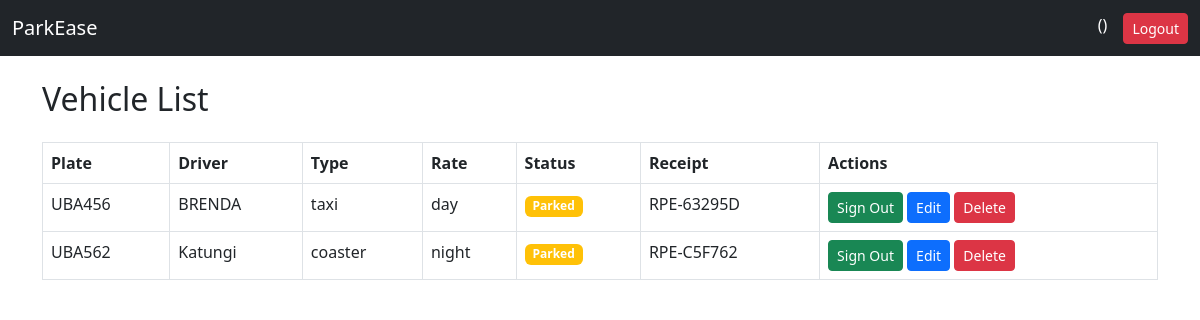
/parking/, run on an earlier commit of the app's database.
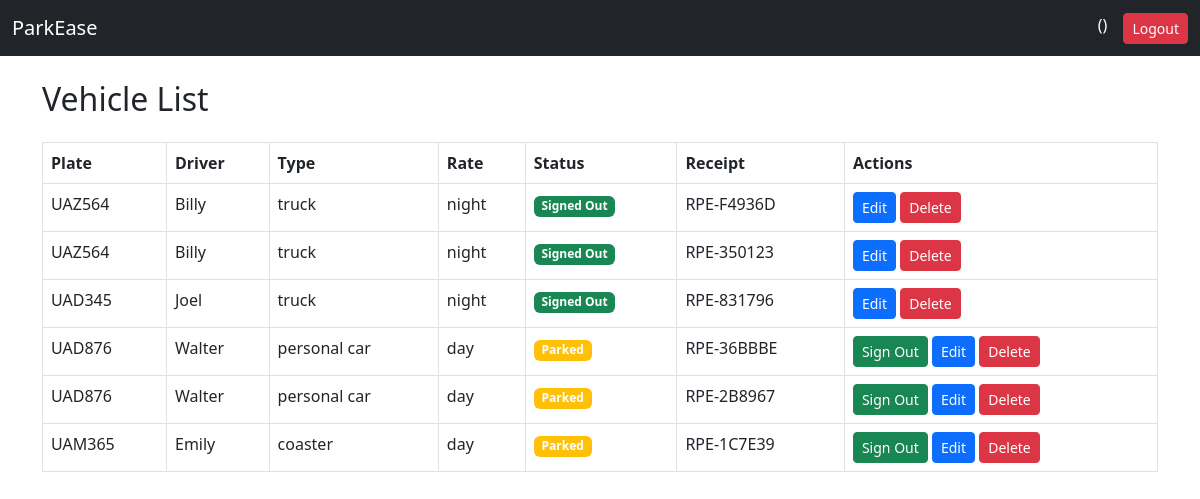
And on a later commit of the database.
### parking/models.py (models this page shows, shortened)
class VehicleRegistration(models.Model):
    RATE_TYPES = [('day','Day'), ('night','night'), ('short', 'Short')]
    STATUS_CHOICES =[('parked', 'Parked'), ('signed_out', 'Signed_Out')]
    type =models.ForeignKey(VehicleCategory, max_length=10, on_delete= models.CASCADE)
    driver_name = models.CharField(max_length=25, blank = True, null=True)
    number_plate =models.CharField(max_length=6, blank = True, null=True)
    model= models.CharField(max_length=25, blank = False, null=False)
    color=models.CharField(max_length=25, blank = True, null=True)
    phone_number=models.CharField(max_length=12, blank = False, null=False )
    nin=models.CharField(max_length=14, blank = False, null=False)
    arrival_time = models.DateTimeField(auto_now_add=True)
    receipt_number =models.CharField(max_length=20, unique=True, editable=False)
    rate = models.CharField(max_length=20, choices=RATE_TYPES, blank = True, null=True)
    status = models.CharField(max_length=20, choices=STATUS_CHOICES, blank = False, null=False)
    departure_time = models.DateTimeField(blank=True,null=True)

class VehicleCategory(models.Model):
    VEHICLE_TYPE =[ ('truck', 'Truck'), ('personal car', 'Personal Car'),('taxi', 'Taxi'),('coaster','Coaster'),('boda', 'boda boda')]
    vehicle_type =models.CharField(max_length=50, choices=VEHICLE_TYPE)
    day_rate = models.IntegerField()
    night_rate= models.IntegerField()
    short = models.IntegerField()

### parking/views.py (the view)
# urls.py: path('', views.vehicle_list, name='vehicle_list'),
def vehicle_list(request):
    vehicles = VehicleRegistration.objects.all()
    return render(request, 'vehicle_list.html', {'vehicles': vehicles})

### parking/templates/vehicle_list.html
{% extends 'base.html' %}
{% block content %}
<h2 class="mb-4">Vehicle List</h2>
<table class="table table-bordered">
    <thead>
        <tr>
            <th>Plate</th>
            <th>Driver</th>
            <th>Type</th>
            <th>Rate</th>
            <th>Status</th>
            <th>Receipt</th>
            <th>Actions</th>
        </tr>
    </thead>
    <tbody>
        {% for v in vehicles %}
        <tr>
            <td>{{ v.number_plate }}</td>
            <td>{{ v.driver_name }}</td>
            <td>{{ v.type.vehicle_type }}</td>
            <td>{{ v.rate }}</td>
            <td>
                {% if v.status == 'parked' %}
                    <span class="badge bg-warning">Parked</span>
                {% else %}
                    <span class="badge bg-success">Signed Out</span>
                {% endif %}
            </td>
            <td>{{ v.receipt_number }}</td>
            <td>
                {% if v.status == 'parked' %}
                    <a href="{% url 'parking:signout_vehicle' v.pk %}" class="btn btn-sm btn-success">
                        Sign Out
                    </a>
                {% endif %}
                <a href="{% url 'parking:update_vehicle' v.pk %}" class="btn btn-sm btn-primary">
                    Edit
                </a>
                <a href="{% url 'parking:delete_vehicle' v.pk %}" class="btn btn-sm btn-danger">
                    Delete
                </a>
            </td>
        </tr>
        {% endfor %}
    </tbody>
</table>
{% endblock %}

### templates/base.html (shortened to what this page needs)
<!DOCTYPE html>
<html lang="en">
<head>
    <link href="https://cdn.jsdelivr.net/npm/bootstrap@5.3.0/dist/css/bootstrap.min.css" rel="stylesheet">
</head>
<body>
<nav class="navbar navbar-expand-lg navbar-dark bg-dark">
    <div class="container-fluid">
        <a class="navbar-brand" href="#">ParkEase</a>
        <div class="d-flex">
            <span class="text-white me-3">
                {{ request.user.username }} ({{ request.user.role }})
            </span>
            <a href="{% url 'accounts:logout' %}" class="btn btn-danger btn-sm">Logout</a>
        </div>
    </div>
</nav>
<div class="container mt-4">
    {% block content %}{% endblock %}
</div>
</body>
</html>

What changed in the data, as far as the page shows it:
removed VehicleRegistration: number_plate "UBA456", driver_name "BRENDA", type.vehicle_type "taxi", rate "day", status "Parked", receipt_number "RPE-63295D"
removed VehicleRegistration: number_plate "UBA562", driver_name "Katungi", type.vehicle_type "coaster", rate "night", status "Parked", receipt_number "RPE-C5F762"
added VehicleRegistration: number_plate "UAZ564", driver_name "Billy", type.vehicle_type "truck", rate "night", status "Signed Out", receipt_number "RPE-F4936D"
added VehicleRegistration: number_plate "UAZ564", driver_name "Billy", type.vehicle_type "truck", rate "night", status "Signed Out", receipt_number "RPE-350123"
added VehicleRegistration: number_plate "UAD345", driver_name "Joel", type.vehicle_type "truck", rate "night", status "Signed Out", receipt_number "RPE-831796"
added VehicleRegistration: number_plate "UAD876", driver_name "Walter", type.vehicle_type "personal car", rate "day", status "Parked", receipt_number "RPE-36BBBE"
added VehicleRegistration: number_plate "UAD876", driver_name "Walter", type.vehicle_type "personal car", rate "day", status "Parked", receipt_number "RPE-2B8967"
added VehicleRegistration: number_plate "UAM365", driver_name "Emily", type.vehicle_type "coaster", rate "day", status "Parked", receipt_number "RPE-1C7E39"
